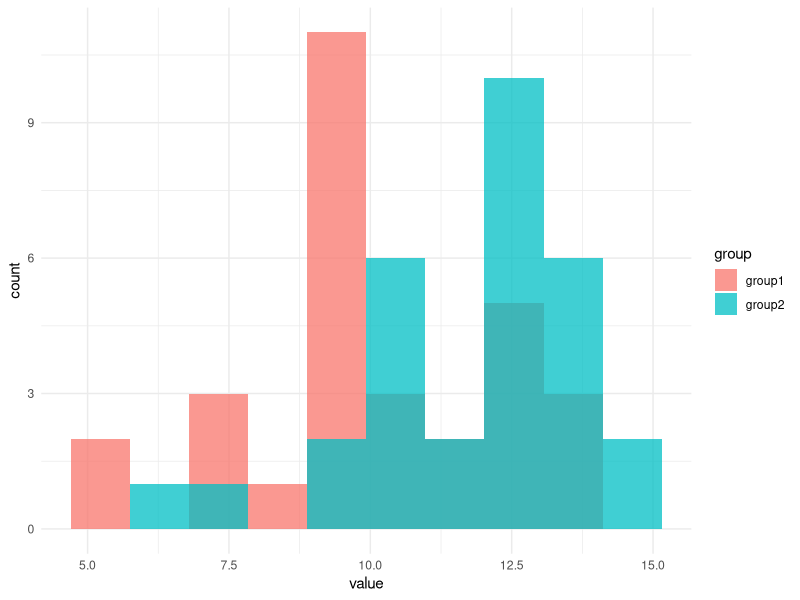
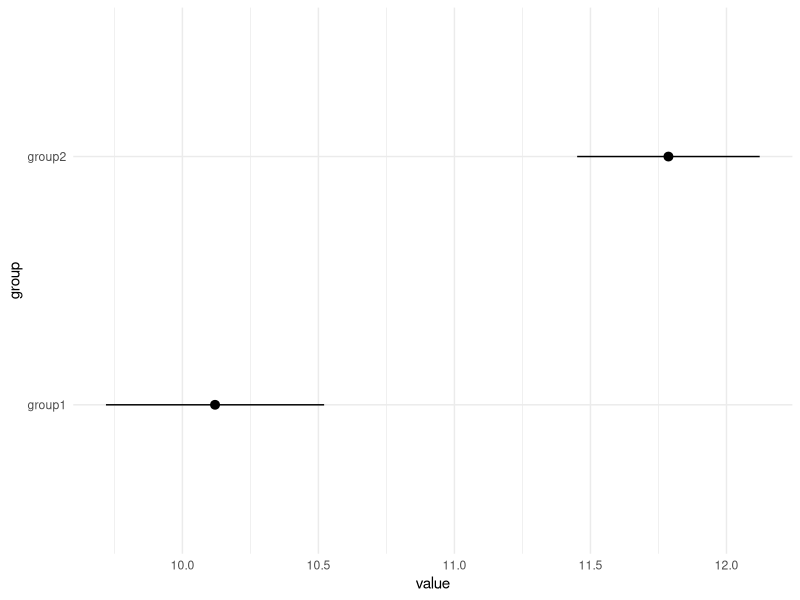
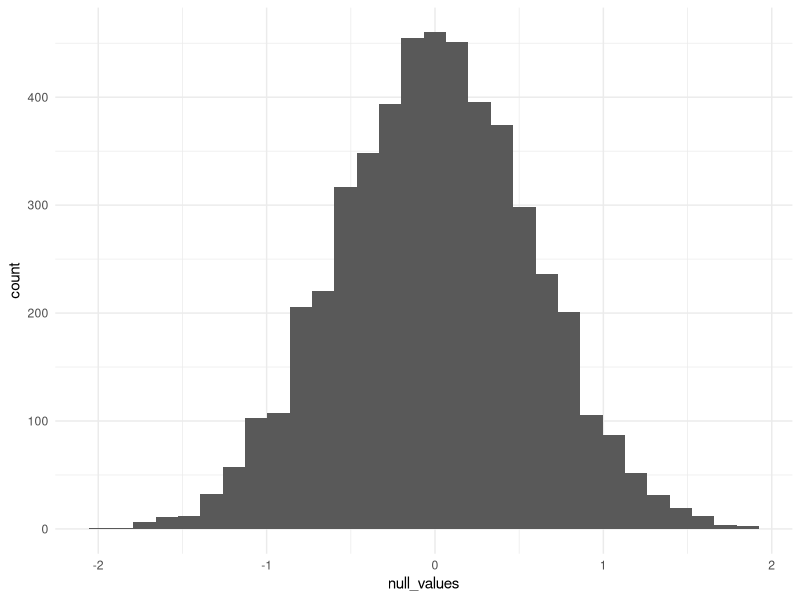
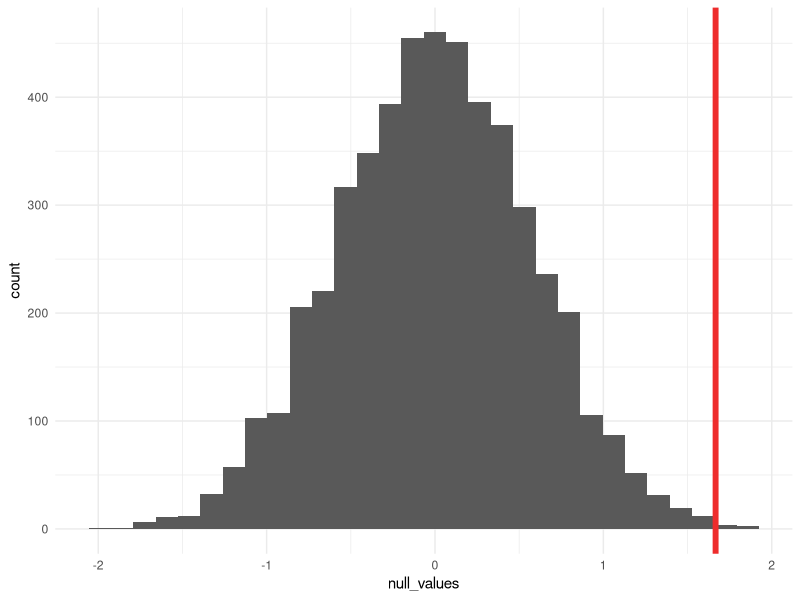
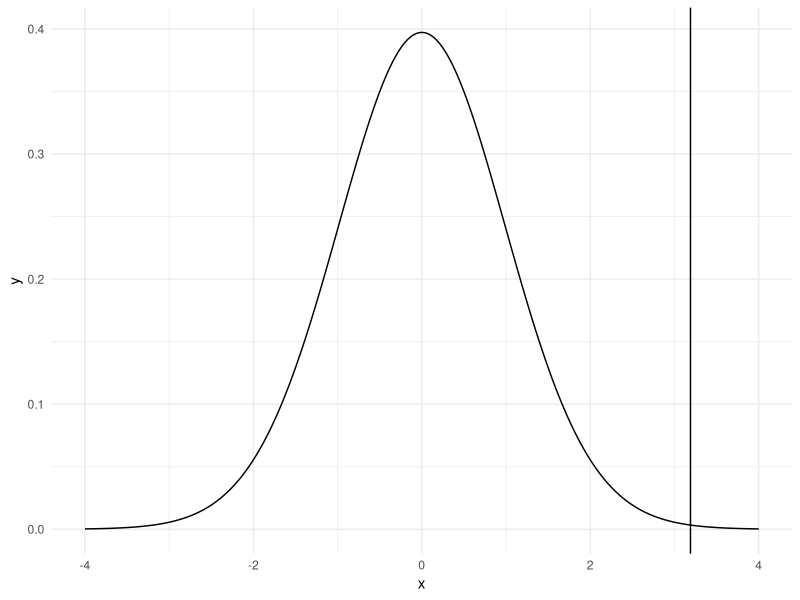
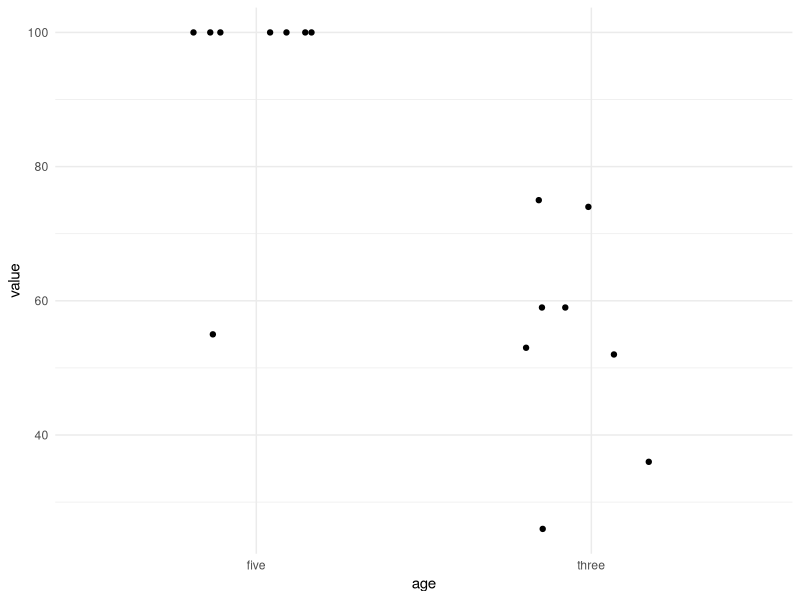
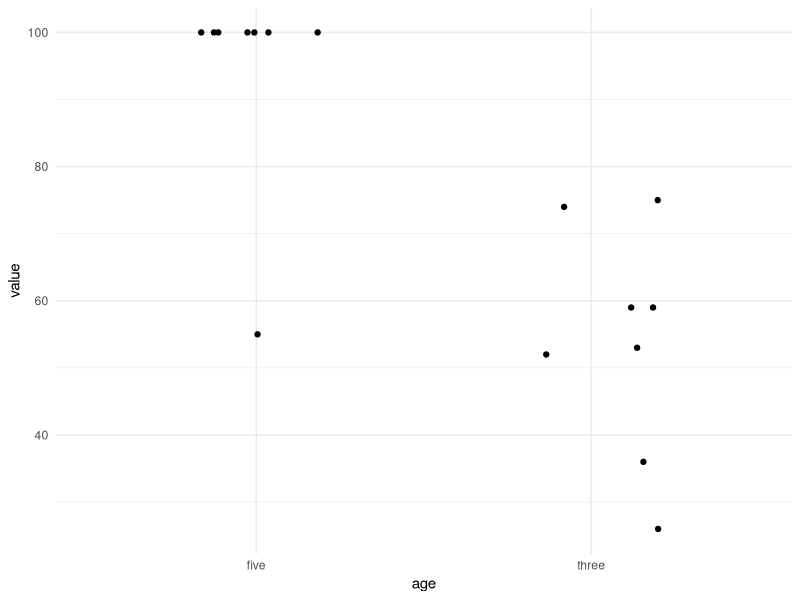
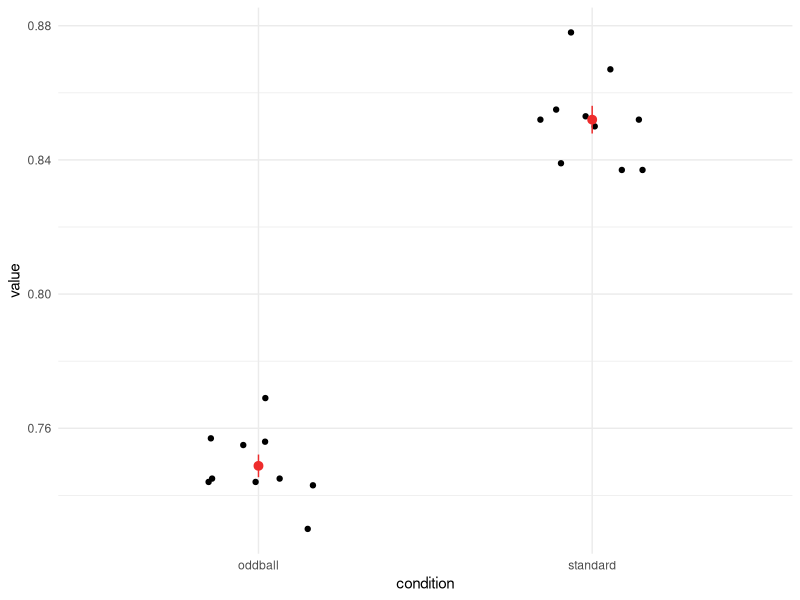

Source code (R) for these figures, in order: (Note: a time limit stopped this script after it produced the figures.)
## ---- chunk 1
library(tidyverse)

knitr::opts_chunk$set(message = FALSE)

theme_set(theme_minimal())

set.seed(42)
options(scipen = 10) # Reading scientific notation is hard
## ---- chunk 2
n = 30
group1 = rnorm(n, 10, 1.75)
group2 = rnorm(n, 12, 1.75)

# Creating a data frame for easier operations
data = data.frame(group1 = group1, group2 = group2) %>% 
  pivot_longer(c(group1, group2), names_to = "group")

head(data)
## ---- chunk 3
ggplot(data, aes(x = value, fill = group)) +
  geom_histogram(bins = 10, alpha = 0.75, position = "identity")  # position = "identity" overlaps histograms

ggplot(data, aes(x = group, y = value)) +
  stat_summary() +
  coord_flip()
## ---- chunk 4
get_random_group_diff = function(data) {
  diff_result = data %>% 
    # the '.' here is fancy dplyr syntax that allows you to access the entire dataframe
    # it is necessary here because we want to shuffle only one of the columns
    # in contrast, sample_frac shuffles the entire data frame,
    # which wouldn't change the mean at all
    mutate(group = sample(.$group)) %>% 
    group_by(group) %>% 
    summarise(value = mean(value))
  
  # The syntax here is just saying give me the mean of the
  # value column in the rows where group == "group1"
  # to see each piece, try
  # iris[iris$Species == "setosa",]
  # iris[iris$Species == "setosa",]$Petal.Length
  # mean(iris[iris$Species == "setosa",]$Petal.Length)
  group1_mean = mean(diff_result[diff_result$group == "group1",]$value)
  group2_mean = mean(diff_result[diff_result$group == "group2",]$value)
  
  group2_mean - group1_mean
}

get_random_group_diff(data)
## ---- chunk 5
null_values = replicate(5000, get_random_group_diff(data))

head(null_values)
## ---- chunk 6
p = ggplot(data.frame(null_values), aes(x = null_values)) +
  geom_histogram()

p
## ---- chunk 7
(group1_mean = mean(group1))
(group2_mean = mean(group2))

(obs_diff = group2_mean - group1_mean)
## ---- chunk 8
# geom_vline will give you a vertical line at a specific point
p + geom_vline(xintercept = obs_diff, color='firebrick2', size=2)
## ---- chunk 9
sum(null_values > obs_diff)
## ---- chunk 10
6/5000
## ---- chunk 11
sum(abs(null_values) > obs_diff)
## ---- chunk 12
13 / 5000
## ---- chunk 13
t.test(group1, group2)
## ---- chunk 14
x = seq(-4, 4, length.out = 1000)
y = dt(x, 58)
t_data = data.frame(x, y)

ggplot(t_data, aes(x = x, y = y)) +
  geom_path() +
  geom_vline(xintercept = 3.19)
## ---- chunk 15
group1_mean
group2_mean
(group1_sd = sd(group1))
(group2_sd = sd(group2))
## ---- chunk 16
standard_error = sqrt((group1_sd^2/length(group1)) + (group2_sd^2/length(group1)))
(t = (group1_mean - group2_mean) / standard_error)
# Note the R performs a degrees of freedom correction by default
(degrees_freedom = length(group1) + length(group2) - 2)
## ---- chunk 17
pt(t, df = degrees_freedom) * 2
## ---- chunk 18
differences = group1 - group2

head(differences)
## ---- chunk 19
(t = mean(differences) / (sd(differences) / sqrt(length(differences))))
(degrees_freedom = length(differences) - 1)
pt(t, df = degrees_freedom) * 2
## ---- chunk 20
t.test(group1, group2, paired=TRUE)
## ---- chunk 21
three = round(rnorm(8, 50, 10))

five = round(rnorm(8, 50, 10))
# Most of the five year olds have learned a concept that
# allows them to get a perfect score.
five[1:7] = 100

data = data.frame(three = three, five = five) %>% 
  pivot_longer(c(three, five), names_to = 'age') %>% 
  mutate(id = 1:n()) %>% 
  select(id, everything())  # just ordering the columns so id is first

head(data)
## ---- chunk 22
ggplot(data, aes(x = age, y = value)) +
  geom_jitter(height = 0, width = 0.2) + # Only jitter along the x axis
  stat_summary(fun.data = mean_cl_normal, color = 'blue')
## ---- chunk 23
ggplot(data, aes(x = age, y = value)) +
  geom_jitter(height = 0, width = 0.2) + # Only jitter along the x axis
  stat_summary(fun.data = mean_cl_boot, color = 'firebrick2')  # mean_cl_boot does all the work for you
## ---- chunk 24
print(data, n=Inf)  # forcing R to print all the rows

data %>% 
  sample_frac(1, replace=TRUE) %>% 
  print(n = Inf)
## ---- chunk 25
get_boot_mean = function(data) {
  boot_means = data %>% 
    group_by(age) %>%  # Ensures we get exactly 8 samples per group
    sample_frac(1, replace = TRUE) %>% 
    summarise(value = mean(value))
  
  boot_means$value  # return just the values so replicate can return a matrix
}
## ---- chunk 26
boot_means = replicate(1000, get_boot_mean(data))

boot_means[,1:5]

(rowMeans(boot_means))  # Sample means
quantile(boot_means[1,], probs = c(0.025, 0.975))  # 95% CI for age 5
quantile(boot_means[2,], probs = c(0.025, 0.975))  # 95% CI for age 3
## ---- chunk 27
# rbinom generates binary data with a given probability of getting 1
standard = c(replicate(10, rbinom(1000, 1, 0.85)))  # c turns our matrix into a 1-d array
oddball = c(replicate(10, rbinom(1000, 1, 0.75)))

data = data.frame(subject = rep(1:10, each=1000), standard = standard, oddball = oddball) %>% 
  pivot_longer(c(standard, oddball), names_to = "condition")

head(data)

mean_per_subject = data %>% 
  group_by(subject, condition) %>% 
  summarise(value = mean(value))

head(mean_per_subject)
## ---- chunk 28
ggplot(mean_per_subject, aes(x = condition, y = value)) +
  geom_jitter(height=0, width = 0.2) +
  stat_summary(color = 'firebrick2')
## ---- chunk 29
get_downsample_means = function(data, n){
  downsample_means = data %>% 
    group_by(subject, condition) %>%
    sample_n(n) %>% 
    summarise(value = mean(value))
  
  downsample_means
  
  res = t.test(downsample_means[downsample_means$condition == 'standard',]$value,
               downsample_means[downsample_means$condition == 'oddball',]$value)
  
  res$p.value < 0.05
}
## ---- chunk 30
sig_results_100 = replicate(1000, get_downsample_means(data, 100))

mean(sig_results_100)
## ---- chunk 31
sig_results_10 = replicate(1000, get_downsample_means(data, 10))

mean(sig_results_10)
